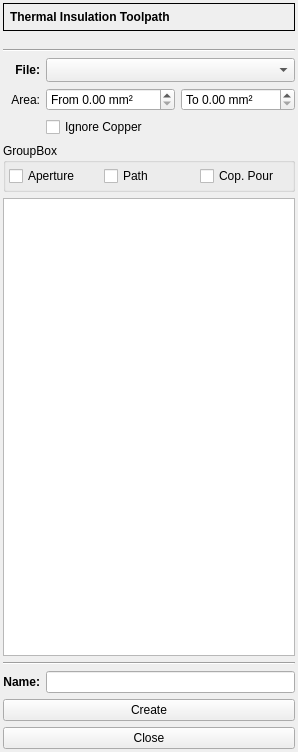
<?xml version="1.0" encoding="UTF-8"?>
<ui version="4.0">
 <class>ThermalForm</class>
 <widget class="QWidget" name="ThermalForm">
  <property name="geometry">
   <rect>
    <x>0</x>
    <y>0</y>
    <width>265</width>
    <height>752</height>
   </rect>
  </property>
  <property name="windowTitle">
   <string>Form</string>
  </property>
  <layout class="QGridLayout" name="gridLayout">
   <property name="sizeConstraint">
    <enum>QLayout::SetMinimumSize</enum>
   </property>
   <property name="leftMargin">
    <number>3</number>
   </property>
   <property name="topMargin">
    <number>3</number>
   </property>
   <property name="rightMargin">
    <number>3</number>
   </property>
   <property name="bottomMargin">
    <number>3</number>
   </property>
   <item row="4" column="0">
    <widget class="QLabel" name="label_4">
     <property name="font">
      <font>
       <weight>75</weight>
       <bold>true</bold>
      </font>
     </property>
     <property name="text">
      <string>File:</string>
     </property>
     <property name="alignment">
      <set>Qt::AlignRight|Qt::AlignTrailing|Qt::AlignVCenter</set>
     </property>
    </widget>
   </item>
   <item row="5" column="0">
    <widget class="QLabel" name="label_2">
     <property name="text">
      <string>Area:</string>
     </property>
     <property name="alignment">
      <set>Qt::AlignRight|Qt::AlignTrailing|Qt::AlignVCenter</set>
     </property>
    </widget>
   </item>
   <item row="4" column="1" colspan="2">
    <widget class="QComboBox" name="cbxFile">
     <property name="sizeAdjustPolicy">
      <enum>QComboBox::AdjustToMinimumContentsLengthWithIcon</enum>
     </property>
    </widget>
   </item>
   <item row="2" column="0" colspan="3">
    <widget class="ToolSelectorForm" name="toolHolder" native="true"/>
   </item>
   <item row="8" column="0" colspan="3">
    <widget class="QGroupBox" name="groupBox">
     <property name="title">
      <string>GroupBox</string>
     </property>
     <layout class="QHBoxLayout" name="horizontalLayout">
      <property name="leftMargin">
       <number>3</number>
      </property>
      <property name="topMargin">
       <number>3</number>
      </property>
      <property name="rightMargin">
       <number>3</number>
      </property>
      <property name="bottomMargin">
       <number>3</number>
      </property>
      <item>
       <widget class="QCheckBox" name="chbxAperture">
        <property name="text">
         <string>Aperture</string>
        </property>
       </widget>
      </item>
      <item>
       <widget class="QCheckBox" name="chbxPath">
        <property name="text">
         <string>Path</string>
        </property>
       </widget>
      </item>
      <item>
       <widget class="QCheckBox" name="chbxPour">
        <property name="text">
         <string>Cop. Pour</string>
        </property>
       </widget>
      </item>
     </layout>
    </widget>
   </item>
   <item row="12" column="0" colspan="3">
    <widget class="QPushButton" name="pbCreate">
     <property name="text">
      <string>Create</string>
     </property>
    </widget>
   </item>
   <item row="11" column="0">
    <widget class="QLabel" name="label_6">
     <property name="font">
      <font>
       <weight>75</weight>
       <bold>true</bold>
      </font>
     </property>
     <property name="text">
      <string>Name:</string>
     </property>
     <property name="alignment">
      <set>Qt::AlignRight|Qt::AlignTrailing|Qt::AlignVCenter</set>
     </property>
    </widget>
   </item>
   <item row="5" column="2">
    <widget class="DoubleSpinBox" name="dsbxAreaMax">
     <property name="prefix">
      <string>To </string>
     </property>
     <property name="suffix">
      <string> mm²</string>
     </property>
     <property name="maximum">
      <double>1000.000000000000000</double>
     </property>
     <property name="singleStep">
      <double>0.100000000000000</double>
     </property>
    </widget>
   </item>
   <item row="13" column="0" colspan="3">
    <widget class="QPushButton" name="pbClose">
     <property name="text">
      <string>Close</string>
     </property>
    </widget>
   </item>
   <item row="1" column="0" colspan="3">
    <widget class="DepthForm" name="dsbxDepth" native="true"/>
   </item>
   <item row="0" column="0" colspan="3">
    <widget class="QFrame" name="frame">
     <property name="sizePolicy">
      <sizepolicy hsizetype="Preferred" vsizetype="Fixed">
       <horstretch>0</horstretch>
       <verstretch>0</verstretch>
      </sizepolicy>
     </property>
     <property name="frameShape">
      <enum>QFrame::Box</enum>
     </property>
     <property name="frameShadow">
      <enum>QFrame::Plain</enum>
     </property>
     <layout class="QVBoxLayout" name="verticalLayout_2">
      <property name="leftMargin">
       <number>6</number>
      </property>
      <property name="topMargin">
       <number>6</number>
      </property>
      <property name="rightMargin">
       <number>6</number>
      </property>
      <property name="bottomMargin">
       <number>6</number>
      </property>
      <item>
       <widget class="QLabel" name="label">
        <property name="font">
         <font>
          <weight>75</weight>
          <bold>true</bold>
         </font>
        </property>
        <property name="text">
         <string>Thermal Insulation Toolpath</string>
        </property>
       </widget>
      </item>
     </layout>
    </widget>
   </item>
   <item row="9" column="0" colspan="3">
    <widget class="QTreeView" name="treeView">
     <property name="alternatingRowColors">
      <bool>true</bool>
     </property>
     <property name="selectionMode">
      <enum>QAbstractItemView::MultiSelection</enum>
     </property>
     <property name="selectionBehavior">
      <enum>QAbstractItemView::SelectRows</enum>
     </property>
     <property name="uniformRowHeights">
      <bool>true</bool>
     </property>
     <property name="animated">
      <bool>true</bool>
     </property>
    </widget>
   </item>
   <item row="11" column="1" colspan="2">
    <widget class="QLineEdit" name="leName">
     <property name="sizePolicy">
      <sizepolicy hsizetype="Expanding" vsizetype="Fixed">
       <horstretch>0</horstretch>
       <verstretch>0</verstretch>
      </sizepolicy>
     </property>
    </widget>
   </item>
   <item row="7" column="1" colspan="2">
    <widget class="QCheckBox" name="chbxIgnoreCopper">
     <property name="text">
      <string>Ignore Copper</string>
     </property>
    </widget>
   </item>
   <item row="10" column="0" colspan="3">
    <widget class="Line" name="line">
     <property name="orientation">
      <enum>Qt::Horizontal</enum>
     </property>
    </widget>
   </item>
   <item row="3" column="0" colspan="3">
    <widget class="Line" name="line_2">
     <property name="orientation">
      <enum>Qt::Horizontal</enum>
     </property>
    </widget>
   </item>
   <item row="5" column="1">
    <widget class="DoubleSpinBox" name="dsbxAreaMin">
     <property name="prefix">
      <string>From </string>
     </property>
     <property name="suffix">
      <string> mm²</string>
     </property>
     <property name="maximum">
      <double>1000.000000000000000</double>
     </property>
     <property name="singleStep">
      <double>0.100000000000000</double>
     </property>
    </widget>
   </item>
  </layout>
 </widget>
 <customwidgets>
  <customwidget>
   <class>DepthForm</class>
   <extends>QWidget</extends>
   <header location="global">depthform.h</header>
   <container>1</container>
  </customwidget>
  <customwidget>
   <class>ToolSelectorForm</class>
   <extends>QWidget</extends>
   <header location="global">tool_selectorform.h</header>
   <container>1</container>
  </customwidget>
  <customwidget>
   <class>DoubleSpinBox</class>
   <extends>QDoubleSpinBox</extends>
   <header>doublespinbox.h</header>
  </customwidget>
 </customwidgets>
 <resources/>
 <connections/>
</ui>
